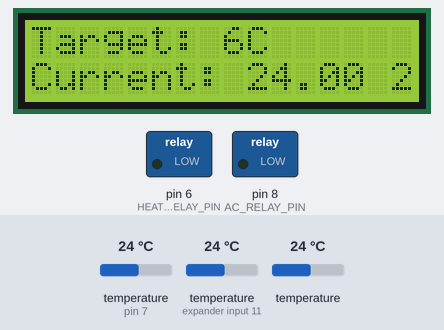
Recording of a sketch running on a simulated Arduino Uno, built with avr-gcc and run on an emulated ATmega328P. Shown: 16×2 character LCD, switched loads named in the sketch (green lamp = pin HIGH). The test bench sets the inputs (shaded band); at power-on: temperature (sensors on pin 7, expander input 11) 24 °C, temperature 24 °C. What the sketch prints to the serial monitor is not drawn.

Above: at 1.2 s.
1.3 s: temperature (sensor on pin 7) set to 29.5 °C
At 2.4 s:
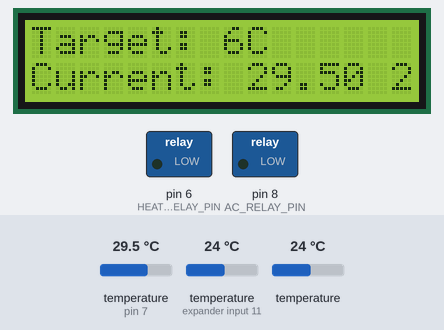
3.4 s: temperature (sensor on pin 7) set to 30.4 °C
At 4.7 s:
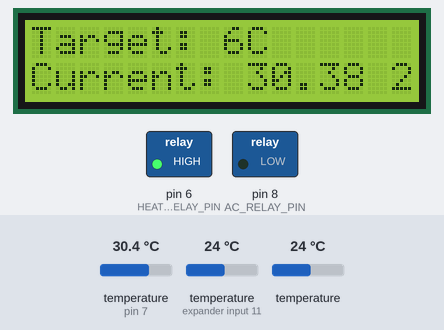
5.5 s: temperature (sensor on expander input 11) set to 12 °C
At 7.1 s:
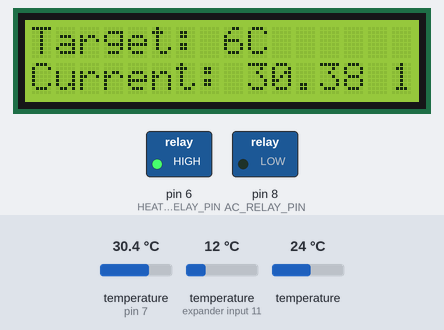
7.5 s: temperature (sensor on pin 7) set to 12 °C
At 9.3 s:
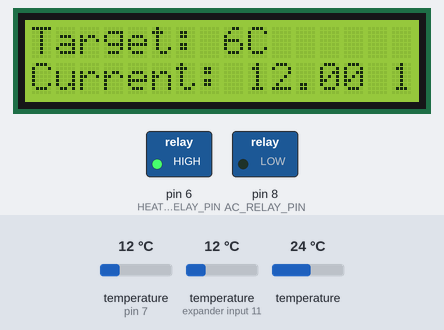
9.6 s: temperature (sensor on expander input 11) set to 28 °C
At 11.5 s:
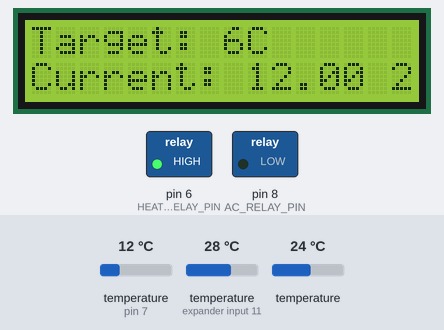
11.8 s: temperature (sensor on expander input 11) set to 29.4 °C
13.8 s: temperature (sensor on expander input 11) set to 30.8 °C
At 16.2 s:
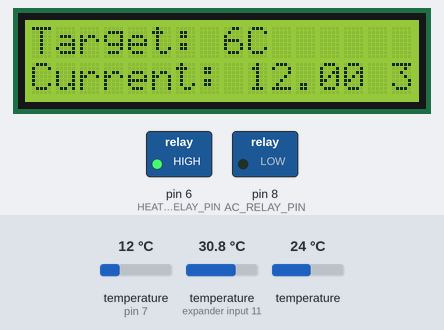
Timing chart, 0 to 17.3 s (numbered marks = the images above; inputs shaded):
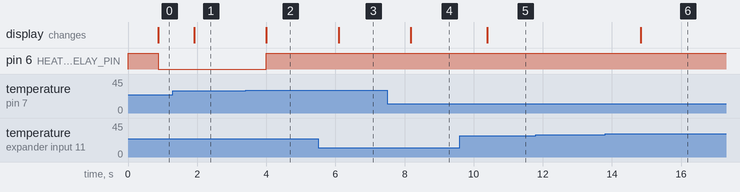

Measured:
- the behaviour switches between 30 and 30.1 °C on temperature (sensor on pin 7) (found by bisection; images 1 and 2)
- after the input at 1.3 s, the display: changes after 0.62 s (image 1)
- after the input at 3.4 s, pin 6 (HEATER_RELAY_PIN): LOW → HIGH after 0.61 s; the display: changes after 0.61 s (image 2)
- after the input at 5.5 s, the display: changes after 0.59 s (image 3)
- after the input at 7.5 s, the display: changes after 0.68 s (image 4)
- after the input at 9.6 s, the display: changes after 0.80 s (image 5)
- after the input at 11.8 s, every drawn part: stays the same
- after the input at 13.8 s, the display: changes after 1.0 s (image 6)

The sketch:

coolbot.ino
```cpp
#include <LiquidCrystal.h>
#include <OneWire.h>
#include <DallasTemperature.h>

#define BTN_RIGHT  0
#define BTN_UP     1
#define BTN_DOWN   2
#define BTN_LEFT   3
#define BTN_SELECT 4
#define BTN_NONE   5
#define HEATER_RELAY_PIN   6
#define ONE_WIRE_BUS 7
#define AC_RELAY_PIN 8
#define GRILL_SENSOR_INDEX 0
#define WAIT_CHANGE_MS 10000


LiquidCrystal lcd(12, 11, 5, 4, 3, 2);
OneWire oneWire(ONE_WIRE_BUS);
DallasTemperature sensors(&oneWire);

unsigned long lastHeaterRelayChangeMS;
unsigned long lastACRelayChangeMS;
boolean heaterRelayClosed = false;
unsigned long tick;
int targetTemp = 6;

int readButtons() {
    int adc_key_in = analogRead(0);
    if (adc_key_in > 1000) return BTN_NONE;
    if (adc_key_in < 150) return BTN_RIGHT;
    if (adc_key_in < 250) return BTN_UP;
    if (adc_key_in < 450) return BTN_DOWN;
    if (adc_key_in < 650) return BTN_LEFT;
    if (adc_key_in < 850) return BTN_SELECT;
    return BTN_NONE;
}

void setup() {
    Serial.begin(9600);
    pinMode(HEATER_RELAY_PIN, OUTPUT);
    pinMode(AC_RELAY_PIN, OUTPUT);
    digitalWrite(HEATER_RELAY_PIN, HIGH);
    digitalWrite(AC_RELAY_PIN, LOW);
    lcd.begin(16, 2);
    sensors.begin();
    lastACRelayChangeMS = 0;
    tick = 0;
}

boolean canChangeState() {
  if (lastHeaterRelayChangeMS <= 0 || lastHeaterRelayChangeMS > WAIT_CHANGE_MS) {
    return true;
  }
  unsigned long waitMS = WAIT_CHANGE_MS - lastHeaterRelayChangeMS;
  Serial.println("Change avoided due to time delay. Waiting for an additionnal " + String(waitMS) + " ms.");
  return false;
}

boolean mustOpenForIce(float t1, float t2, float t3) {
  return t1 <= 2 || t2 <= 2 || t3 <= 2;
}

boolean mustCloseForRoom(float t1, float t2, float t3) {
  return t1 > targetTemp || t2 > targetTemp || t3 > targetTemp;
}

boolean mustOpenForHeater(float t1, float t2, float t3) {
  return t1 > 30 || t2 > 30 || t3 > 30;
}

void triggerReset() {
  lastACRelayChangeMS = millis();
  Serial.println("RESET AC");
  tick = 0;
  digitalWrite(HEATER_RELAY_PIN, HIGH);
  delay(5000);
  digitalWrite(HEATER_RELAY_PIN, LOW);
}

boolean shouldTriggerResetAC(float t1, float t2) {
  unsigned long waitACTicks = 2400;

  float maxTempToReset = targetTemp + 2;
  if (t1 > maxTempToReset && t2 > maxTempToReset) {
    if (tick >= waitACTicks) {
      return true;
    } else {
      // Serial.println("Should reset AC, but it's gotta wait =(");
      // Serial.println("Reset " + String(resetACLastMS) + " ms ago");
      return false;
    }
  }
  return false;
}

void loop() {
    sensors.requestTemperatures();
    float t1 = sensors.getTempCByIndex(0);
    float t2 = sensors.getTempCByIndex(1);
    float t3 = sensors.getTempCByIndex(2);

    Serial.println("Current t1: " + String(t1) + "C");
    Serial.println("Current t2: " + String(t2) + "C");
    Serial.println("Current t3: " + String(t3) + "C");

    lcd.setCursor(0,0);
    lcd.print("Target: " + String(targetTemp) + "C");
    lcd.setCursor(0,1);
    lcd.print("Current: " + String(t1) + " " + String(t2));

    if (shouldTriggerResetAC(t1, t2)) {
        triggerReset();
    }

    if (mustOpenForIce(t1, t2, t3)) {
      // Serial.println("Relay should be open to relieve AC of ice !");
      if (!heaterRelayClosed) {
        // Serial.println("Relay already open");
      } else{
        lastHeaterRelayChangeMS = millis();
        // Serial.println("Opening relay now !");
        heaterRelayClosed = false;
        digitalWrite(HEATER_RELAY_PIN, HIGH);
      }
  } else if (mustOpenForHeater(t1,t2,t3)) {
    // Serial.println("Relay should be opened to cool heater");
    if (!heaterRelayClosed) {
      // Serial.println("Relay already opened");
    } else{
      lastHeaterRelayChangeMS = millis();
      // Serial.println("Opening relay now !");
      heaterRelayClosed = false;
      digitalWrite(HEATER_RELAY_PIN, HIGH);
    }
  } else if (mustCloseForRoom(t1, t2, t3)) {
      // Serial.println("Relay should be closed to power AC");
      if (heaterRelayClosed) {
        // Serial.println("Relay already closed");
      } else{
        if (canChangeState()) {
          lastHeaterRelayChangeMS = millis();
          // Serial.println("Closing relay now !");
          heaterRelayClosed = true;
          digitalWrite(HEATER_RELAY_PIN, LOW);
        }
      }
    } else {
      // Temp is ok, open circuit
      Serial.println("Target temperature achieved");
      if (!heaterRelayClosed) {
        // Serial.println("Relay already open");
      } else{
        if (canChangeState()) {
          lastHeaterRelayChangeMS = millis();
          // Serial.println("Opening relay now !");
          heaterRelayClosed = false;
          digitalWrite(HEATER_RELAY_PIN, HIGH);
        }
      }
    }
    // int key = readButtons();
    //
    // if (key == BTN_UP) {
    //     targetTemp += 1;
    // } else if (key == BTN_DOWN) {
    //     targetTemp -= 1;
    // }
    tick += 1;
    delay(250);
}
```
